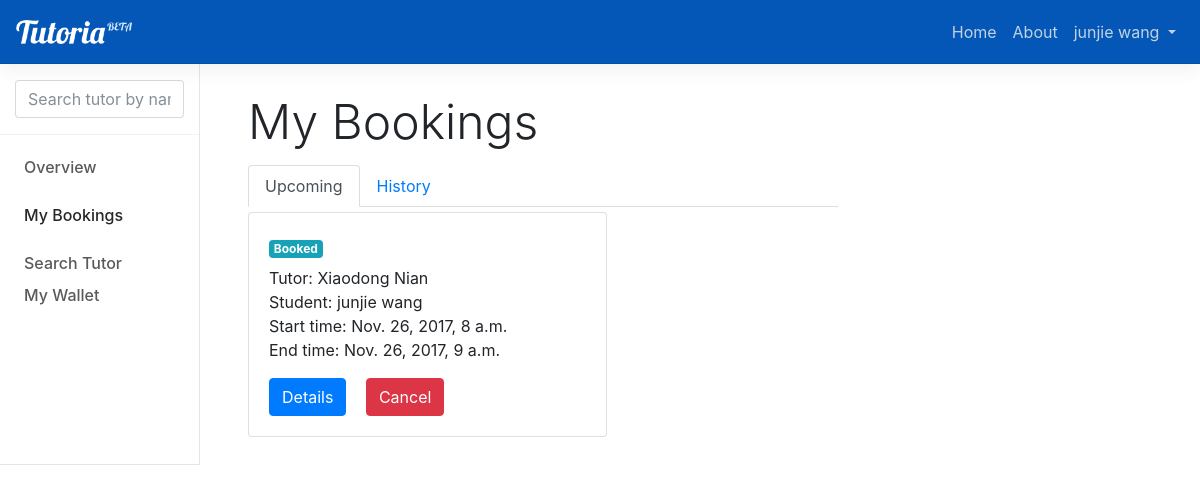
Page /session/ (signed in) on the earlier database version.
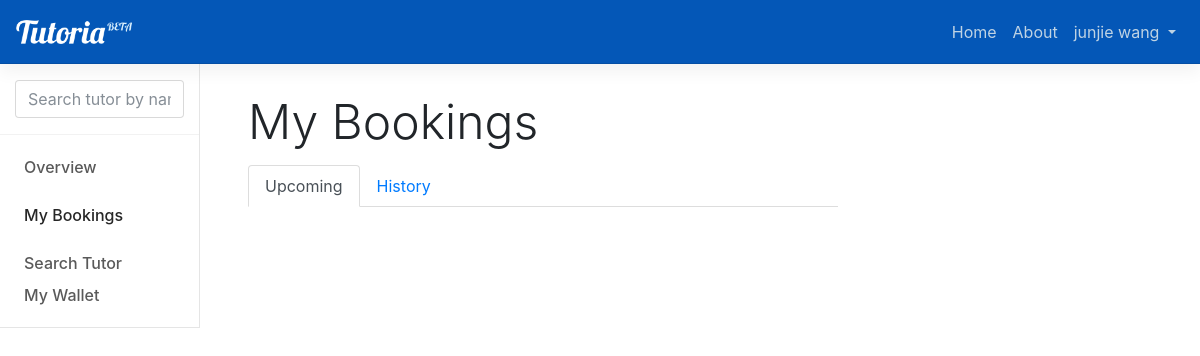
Same page on the later database version.
### booking/models.py (models this page shows, shortened)
class Session(models.Model):
    student = models.ForeignKey(User, on_delete=models.CASCADE, null=True, related_name='student')
    timeslot = models.ForeignKey(Timeslot, on_delete=models.CASCADE, null=True, related_name='timeslot')
    status = models.CharField(max_length=10, default='Booked')
    topic = models.CharField(max_length=140, blank=True)
    transaction0 = models.ForeignKey(Transaction, on_delete=models.CASCADE, null=True, blank=True, related_name='transaction0')
    transaction1 = models.ForeignKey(Transaction, on_delete=models.CASCADE, null=True, blank=True, related_name='transaction1')
    commission = models.DecimalField(default=0.00, max_digits=10, decimal_places=2)

### offering/models.py (models this page shows, shortened)
class Timeslot(models.Model):
    global TIMEZONELOCAL
    tutor = models.ForeignKey(User, on_delete=models.CASCADE, null=True)
    start = models.DateTimeField()
    end = models.DateTimeField()
    status = models.CharField(max_length=20, default='Available')

### booking/views.py (the view)
# urls.py: url(r'^session/$', book_views.session, name='session'),
@login_required
def session(request):
    allSessions = Session.objects.filter(Q(student=request.user) & (Q(status='Booked') | Q(status='Pending')))
    return render(request, 'records.html', {'allSessions': allSessions, 'active':0})

### tutoria/templates/records.html (shortened to what this page needs)
{% extends 'nav.html' %}
{% block stylesheet %}
  <link href="/static/css/my-tutorials.css" rel="stylesheet">
{% endblock %}
{% block menu %}
  {% if user.is_authenticated %}
    <div class="bd-toc-item">
      <a class="bd-toc-link" href="{% url 'home' %}">
        Overview
      </a>
    </div>
    <div class="bd-toc-item active">
      <a class="bd-toc-link" href="{% url 'session' %}">
        My Bookings
      </a>
    </div>
    <div class="bd-toc-item">
        <a class="bd-toc-link" href="{% url 'search' %}">
            Search Tutor
        </a>
    </div>
    <div class="bd-toc-item">
        <a class="bd-toc-link" href="{% url 'wallet' %}">
            My Wallet
        </a>
    </div>
  {% endif %}
{% endblock %}
{% block content %}
  <h1 class="bd-title">My Bookings</h1>
  <ul class="nav nav-tabs">
    <li class="nav-item">
      <a class="nav-link {% if active == 0 %} active {% endif %}" href="{% url 'session' %}">Upcoming</a>
    </li>
    <li class="nav-item disabled">
      <a class="nav-link {% if active == 1 %} active {% endif %}" href="{% url 'sessionHistory' %}">History</a>
    </li>
  </ul>
  <div class="card-columns" id="all-tutorials">
    {% for session in allSessions %}
    <div class="card" >
      <div class="card-body" sessionId="{{ session.id }}">
        <p class="card-text">Tutor: {{ session.timeslot.tutor.get_full_name }}
          <br>Student: {{ session.student.get_full_name }}
          <br>Start time: {{ session.timeslot.start }}
          <br>End time: {{ session.timeslot.end }}</p>
        <a href="/viewSession/{{session.id}}" class="btn btn-primary session-detail-btn">Details</a>
        {% if session.status == "Booked" or session.status == "Pending" %}
          <button type="button" class="btn btn-danger session-cancel-btn" data-toggle="modal" data-target="#confrimModal">
              Cancel
          </button>
        {% endif %}
      </div>
    </div>
    {% endfor %}
  </div>
{% endblock %}

Differences in the rows shown:
removed Session: timeslot.tutor.get_full_name "Xiaodong Nian", student.get_full_name "junjie wang", timeslot.start "Nov. 26, 2017, 8 a.m.", timeslot.end "Nov. 26, 2017, 9 a.m."
